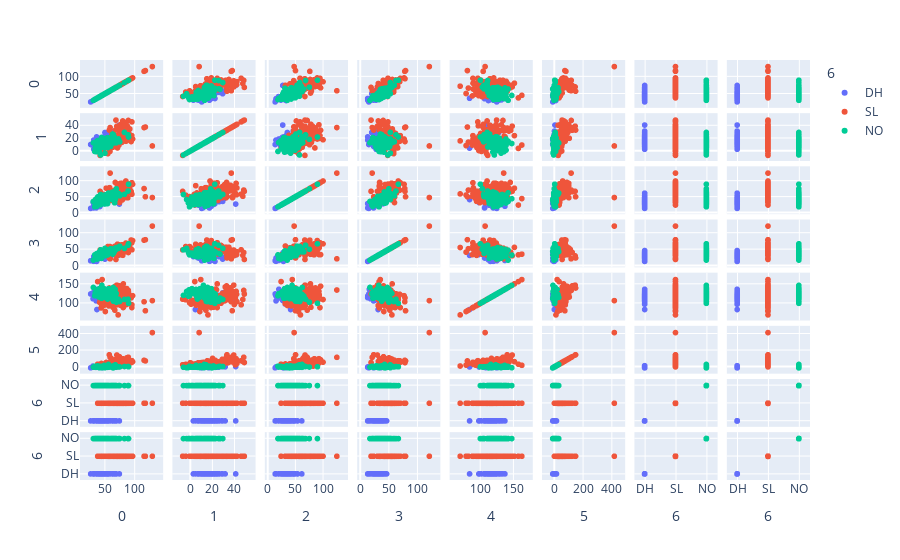

The notebook cell this image was saved under:
### Code cell
fig = px.scatter_matrix(df,color=6)
fig.show()
